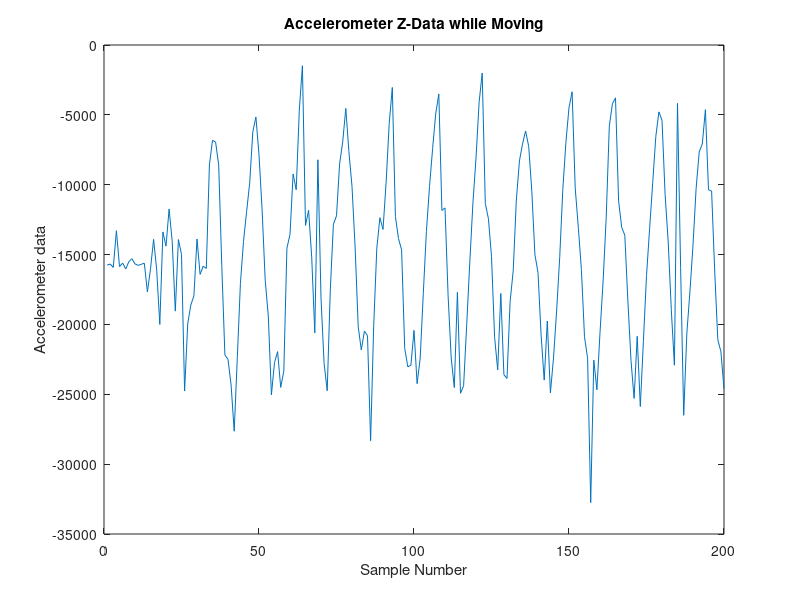
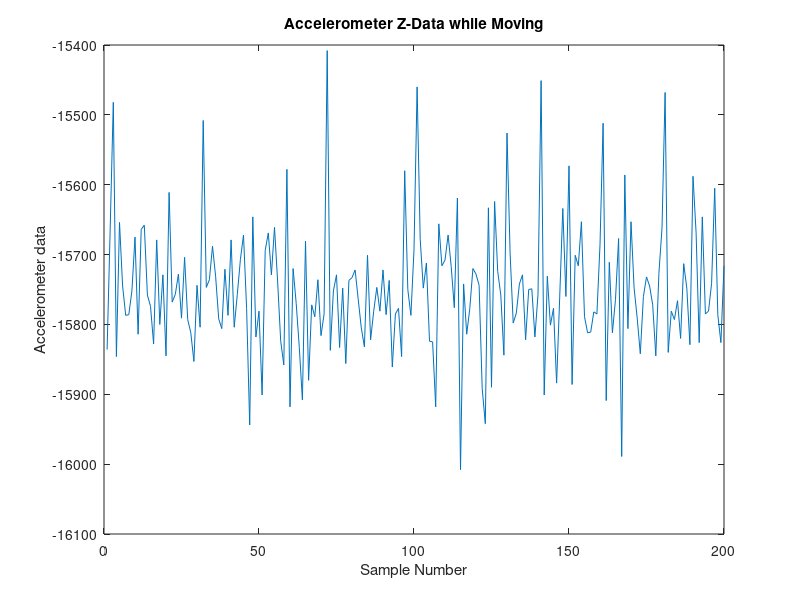

Write MATLAB code to recreate these figures, in order. (Note: this script raises an error after producing the figures.)
arrayMoving=[
    -15753
-15679
-15917
-13293
-15856
-15605
-16029
-15512
-15297
-15668
-15770
-15701
-15615
-17669
-16021
-13908
-16106
-20001
-13382
-14396
-11740
-14057
-19048
-13926
-14984
-24767
-19962
-18609
-17955
-13885
-16419
-15833
-15992
-8580
-6822
-6952
-8589
-15845
-22186
-22501
-24344
-27641
-22384
-17080
-14057
-11928
-9869
-6219
-5153
-7856
-11797
-16831
-19410
-25040
-22728
-21947
-24505
-23345
-14552
-13545
-9231
-10357
-4664
-1482
-12913
-11832
-15181
-20605
-8215
-18115
-22792
-24745
-17523
-12824
-12227
-8506
-6933
-4535
-7631
-10120
-14462
-20148
-21826
-20478
-20804
-28325
-20091
-14544
-12361
-13202
-9854
-5632
-3041
-12280
-13861
-14661
-21709
-23036
-22920
-20426
-24239
-22401
-17767
-13341
-10133
-7425
-4924
-3502
-11840
-11661
-17948
-22401
-24516
-17701
-24929
-24392
-20018
-15535
-11324
-8098
-4106
-2008
-11343
-12423
-15131
-20918
-23258
-17781
-23595
-23868
-18366
-16166
-11155
-8309
-7093
-6151
-7260
-10444
-15000
-16287
-20766
-23985
-19760
-24897
-22405
-19040
-15205
-10349
-6972
-4477
-3349
-10232
-13044
-16074
-20888
-22427
-32760
-22556
-24681
-20582
-16899
-12357
-5814
-4212
-3783
-11180
-13053
-13617
-18347
-22583
-25295
-20848
-25878
-21206
-16513
-13158
-9850
-6553
-4787
-5382
-10692
-14097
-18952
-22917
-4175
-15915
-26504
-20684
-17670
-14328
-10282
-7656
-7087
-4629
-10360
-10453
-16177
-21094
-21948
-24602
]

arrayFlat=[
    -15836
-15662
-15482
-15846
-15654
-15745
-15787
-15786
-15752
-15675
-15814
-15664
-15658
-15758
-15774
-15828
-15679
-15800
-15729
-15845
-15611
-15768
-15757
-15728
-15791
-15704
-15793
-15812
-15853
-15744
-15804
-15508
-15747
-15736
-15688
-15731
-15792
-15806
-15721
-15787
-15679
-15804
-15757
-15707
-15672
-15777
-15944
-15646
-15818
-15781
-15901
-15694
-15669
-15729
-15661
-15738
-15824
-15858
-15578
-15918
-15720
-15770
-15833
-15908
-15681
-15880
-15772
-15789
-15736
-15816
-15785
-15408
-15837
-15752
-15729
-15833
-15748
-15856
-15737
-15733
-15722
-15764
-15805
-15832
-15701
-15822
-15781
-15747
-15781
-15722
-15786
-15737
-15861
-15785
-15777
-15846
-15580
-15750
-15787
-15693
-15460
-15678
-15748
-15712
-15824
-15825
-15918
-15656
-15716
-15708
-15672
-15717
-15776
-15619
-16008
-15742
-15814
-15777
-15720
-15728
-15744
-15892
-15942
-15633
-15890
-15624
-15724
-15758
-15844
-15526
-15698
-15798
-15784
-15742
-15729
-15822
-15750
-15749
-15818
-15757
-15451
-15901
-15731
-15801
-15777
-15884
-15761
-15634
-15760
-15573
-15886
-15701
-15716
-15653
-15789
-15812
-15811
-15782
-15785
-15686
-15512
-15909
-15711
-15812
-15764
-15677
-15989
-15586
-15806
-15653
-15748
-15791
-15842
-15760
-15732
-15745
-15772
-15845
-15727
-15662
-15468
-15840
-15781
-15793
-15766
-15820
-15713
-15748
-15829
-15588
-15669
-15826
-15646
-15785
-15781
-15741
-15605
-15786
-15826
-15716]

%%%Plotting moving and standing still vs. sample number%%%

figure(1)
plot(arrayMoving)
title('Accelerometer Z-Data while Moving');
xlabel('Sample Number');
ylabel('Accelerometer data');

figure(2)
plot(arrayFlat)
title('Accelerometer Z-Data while Moving');
xlabel('Sample Number');
ylabel('Accelerometer data');

%%%%%%MOVING DATA%%%%%%
%%%Plotting and FFT%%%
L = 200;
NFFT = 2^nextpow2(L); % Next power of 2 from length of y
Y = fft(arrayMoving,NFFT)/L;
f = Fs/2*linspace(0,1,NFFT/2+1);

%Plot single-sided amplitude spectrum
figure(3)
plot(f,2*abs(Y(1:NFFT/2+1))) 
title('Single-Sided Amplitude Spectrum of y(t)')
xlabel('Frequency (Hz)')
ylabel('|Y(f)|')

signal_avg = mean(arrayMoving);
fprintf('Absolute Value of Signal Average: %f\n',abs(signal_avg));
mag = abs(Y(1:NFFT/2+1));
fprintf('Magnitude of spike at 0 Hz: %f\n',mag(1));
fprintf('They are indeed equivalent!\n');

% %Frequency of a filter with coefficients b
% b = fir1(10,0.2);
% freqz(b)

FIFOarray = zeros(1,195);
for i = 1:195
    avgTemp = mean(arrayMoving(i:i+4));
    FIFOarray(i) = avgTemp;
end

figure(4)
plot(FIFOarray)

%0.5 is the Nyquist frequency, which is half of the sampling frequency;
%Nyquist is the cutoff frequency
b = fir1(10,0.2);
FIRarray = conv(b,arrayMoving);

figure(5)
plot(FIRarray)

%%%%%%NOT MOVING DATA%%%%%%
%%%Plotting and FFT%%%
Lf = 200;
NFFTf = 2^nextpow2(L); % Next power of 2 from length of y
Yf = fft(arrayFlat,NFFT)/L;
ff = Fs/2*linspace(0,1,NFFT/2+1);

%Plot single-sided amplitude spectrum
figure(6)
plot(ff,2*abs(Yf(1:NFFTf/2+1))) 
title('Single-Sided Amplitude Spectrum of y(t)')
xlabel('Frequency (Hz)')
ylabel('|Y(f)|')

signal_avgf = mean(arrayFlat);
fprintf('Absolute Value of Signal Average: %f\n',abs(signal_avgf));
magf = abs(Yf(1:NFFTf/2+1));
fprintf('Magnitude of spike at 0 Hz: %f\n',magf(1));
fprintf('They are indeed equivalent!\n');

% %Frequency of a filter with coefficients b
% b = fir1(10,0.2);
% freqz(b)

FIFOarrayf = zeros(1,195);
for i = 1:195
    avgTempf = mean(arrayFlat(i:i+4));
    FIFOarrayf(i) = avgTempf;
end

figure(7)
plot(FIFOarrayf)

%0.5 is the Nyquist frequency, which is half of the sampling frequency;
%Nyquist is the cutoff frequency
b = fir1(10,0.2);
FIRarray = conv(b,arrayMoving);

figure(5)
plot(FIRarray)